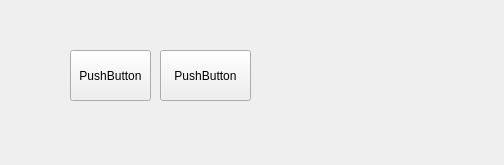
<?xml version="1.0" encoding="UTF-8"?>
<ui version="4.0">
 <class>CScreenEditorWidget</class>
 <widget class="QWidget" name="CScreenEditorWidget">
  <property name="geometry">
   <rect>
    <x>0</x>
    <y>0</y>
    <width>504</width>
    <height>165</height>
   </rect>
  </property>
  <property name="windowTitle">
   <string>Form</string>
  </property>
  <widget class="QPushButton" name="pushButton">
   <property name="geometry">
    <rect>
     <x>70</x>
     <y>50</y>
     <width>81</width>
     <height>51</height>
    </rect>
   </property>
   <property name="text">
    <string>PushButton</string>
   </property>
  </widget>
  <widget class="QPushButton" name="pushButton_2">
   <property name="geometry">
    <rect>
     <x>160</x>
     <y>50</y>
     <width>91</width>
     <height>51</height>
    </rect>
   </property>
   <property name="text">
    <string>PushButton</string>
   </property>
  </widget>
 </widget>
 <resources/>
 <connections/>
</ui>
